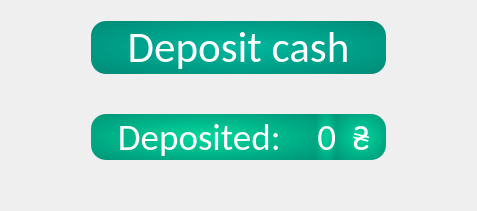
        <widget class="QWidget" name="page_7">
         <layout class="QGridLayout" name="gridLayout_12">
          <item row="0" column="0">
           <layout class="QGridLayout" name="gridLayout_11">
            <property name="spacing">
             <number>0</number>
            </property>
            <item row="3" column="2">
             <widget class="QLabel" name="label_deposited_cash">
              <property name="sizePolicy">
               <sizepolicy hsizetype="MinimumExpanding" vsizetype="Preferred">
                <horstretch>0</horstretch>
                <verstretch>0</verstretch>
               </sizepolicy>
              </property>
              <property name="font">
               <font>
                <family>Calibri</family>
                <pointsize>28</pointsize>
               </font>
              </property>
              <property name="styleSheet">
               <string notr="true">background-color: qradialgradient(spread:pad, cx:0.5, cy:0.5, radius:1.0, fx:0.5, fy:0.5, stop:0 #00d89d, stop:1 #007868);
color:white;</string>
              </property>
              <property name="text">
               <string>0</string>
              </property>
              <property name="alignment">
               <set>Qt::AlignRight|Qt::AlignTrailing|Qt::AlignVCenter</set>
              </property>
             </widget>
            </item>
            <item row="3" column="1">
             <widget class="QLabel" name="label_6">
              <property name="sizePolicy">
               <sizepolicy hsizetype="Fixed" vsizetype="Preferred">
                <horstretch>0</horstretch>
                <verstretch>0</verstretch>
               </sizepolicy>
              </property>
              <property name="minimumSize">
               <size>
                <width>225</width>
                <height>0</height>
               </size>
              </property>
              <property name="font">
               <font>
                <family>Calibri</family>
                <pointsize>28</pointsize>
               </font>
              </property>
              <property name="styleSheet">
               <string notr="true">background-color: qradialgradient(spread:pad, cx:0.5, cy:0.5, radius:1.0, fx:0.5, fy:0.5, stop:0 #00d89d, stop:1 #007868);
color:white;
border-top-left-radius: 15px;
border-bottom-left-radius: 15px;</string>
              </property>
              <property name="text">
               <string>Deposited: </string>
              </property>
              <property name="alignment">
               <set>Qt::AlignCenter</set>
              </property>
             </widget>
            </item>
            <item row="1" column="1" colspan="3">
             <widget class="QLabel" name="label_5">
              <property name="font">
               <font>
                <family>Calibri</family>
                <pointsize>32</pointsize>
               </font>
              </property>
              <property name="styleSheet">
               <string notr="true">background-color: qradialgradient(spread:pad, cx:0.5, cy:0.5, radius:1.0, fx:0.5, fy:0.5, stop:0 rgba(0, 184, 157, 255), stop:1 rgba(0, 120, 103, 255));
border-radius: 15px;
color:white;</string>
              </property>
              <property name="text">
               <string>Deposit cash</string>
              </property>
              <property name="alignment">
               <set>Qt::AlignCenter</set>
              </property>
             </widget>
            </item>
            <item row="4" column="2">
             <spacer name="verticalSpacer_5">
              <property name="orientation">
               <enum>Qt::Vertical</enum>
              </property>
              <property name="sizeType">
               <enum>QSizePolicy::Fixed</enum>
              </property>
              <property name="sizeHint" stdset="0">
               <size>
                <width>20</width>
                <height>40</height>
               </size>
              </property>
             </spacer>
            </item>
            <item row="2" column="2">
             <spacer name="verticalSpacer_2">
              <property name="orientation">
               <enum>Qt::Vertical</enum>
              </property>
              <property name="sizeType">
               <enum>QSizePolicy::Fixed</enum>
              </property>
              <property name="sizeHint" stdset="0">
               <size>
                <width>20</width>
                <height>40</height>
               </size>
              </property>
             </spacer>
            </item>
            <item row="3" column="3">
             <widget class="QLabel" name="label_30">
              <property name="sizePolicy">
               <sizepolicy hsizetype="Fixed" vsizetype="Preferred">
                <horstretch>0</horstretch>
                <verstretch>0</verstretch>
               </sizepolicy>
              </property>
              <property name="minimumSize">
               <size>
                <width>50</width>
                <height>0</height>
               </size>
              </property>
              <property name="font">
               <font>
                <family>Calibri</family>
                <pointsize>28</pointsize>
               </font>
              </property>
              <property name="styleSheet">
               <string notr="true">background-color: qradialgradient(spread:pad, cx:0.5, cy:0.5, radius:1.0, fx:0.5, fy:0.5, stop:0 #00d89d, stop:1 #007868);
border-top-right-radius: 15px;
border-bottom-right-radius: 15px;
color:white;</string>
              </property>
              <property name="text">
               <string>₴</string>
              </property>
              <property name="alignment">
               <set>Qt::AlignCenter</set>
              </property>
             </widget>
            </item>
            <item row="3" column="4">
             <spacer name="horizontalSpacer_19">
              <property name="orientation">
               <enum>Qt::Horizontal</enum>
              </property>
              <property name="sizeType">
               <enum>QSizePolicy::Fixed</enum>
              </property>
              <property name="sizeHint" stdset="0">
               <size>
                <width>80</width>
                <height>20</height>
               </size>
              </property>
             </spacer>
            </item>
            <item row="3" column="0">
             <spacer name="horizontalSpacer_18">
              <property name="orientation">
               <enum>Qt::Horizontal</enum>
              </property>
              <property name="sizeType">
               <enum>QSizePolicy::Fixed</enum>
              </property>
              <property name="sizeHint" stdset="0">
               <size>
                <width>80</width>
                <height>20</height>
               </size>
              </property>
             </spacer>
            </item>
            <item row="0" column="2">
             <spacer name="verticalSpacer_9">
              <property name="orientation">
               <enum>Qt::Vertical</enum>
              </property>
              <property name="sizeType">
               <enum>QSizePolicy::Fixed</enum>
              </property>
              <property name="sizeHint" stdset="0">
               <size>
                <width>20</width>
                <height>10</height>
               </size>
              </property>
             </spacer>
            </item>
           </layout>
          </item>
         </layout>
        </widget>
